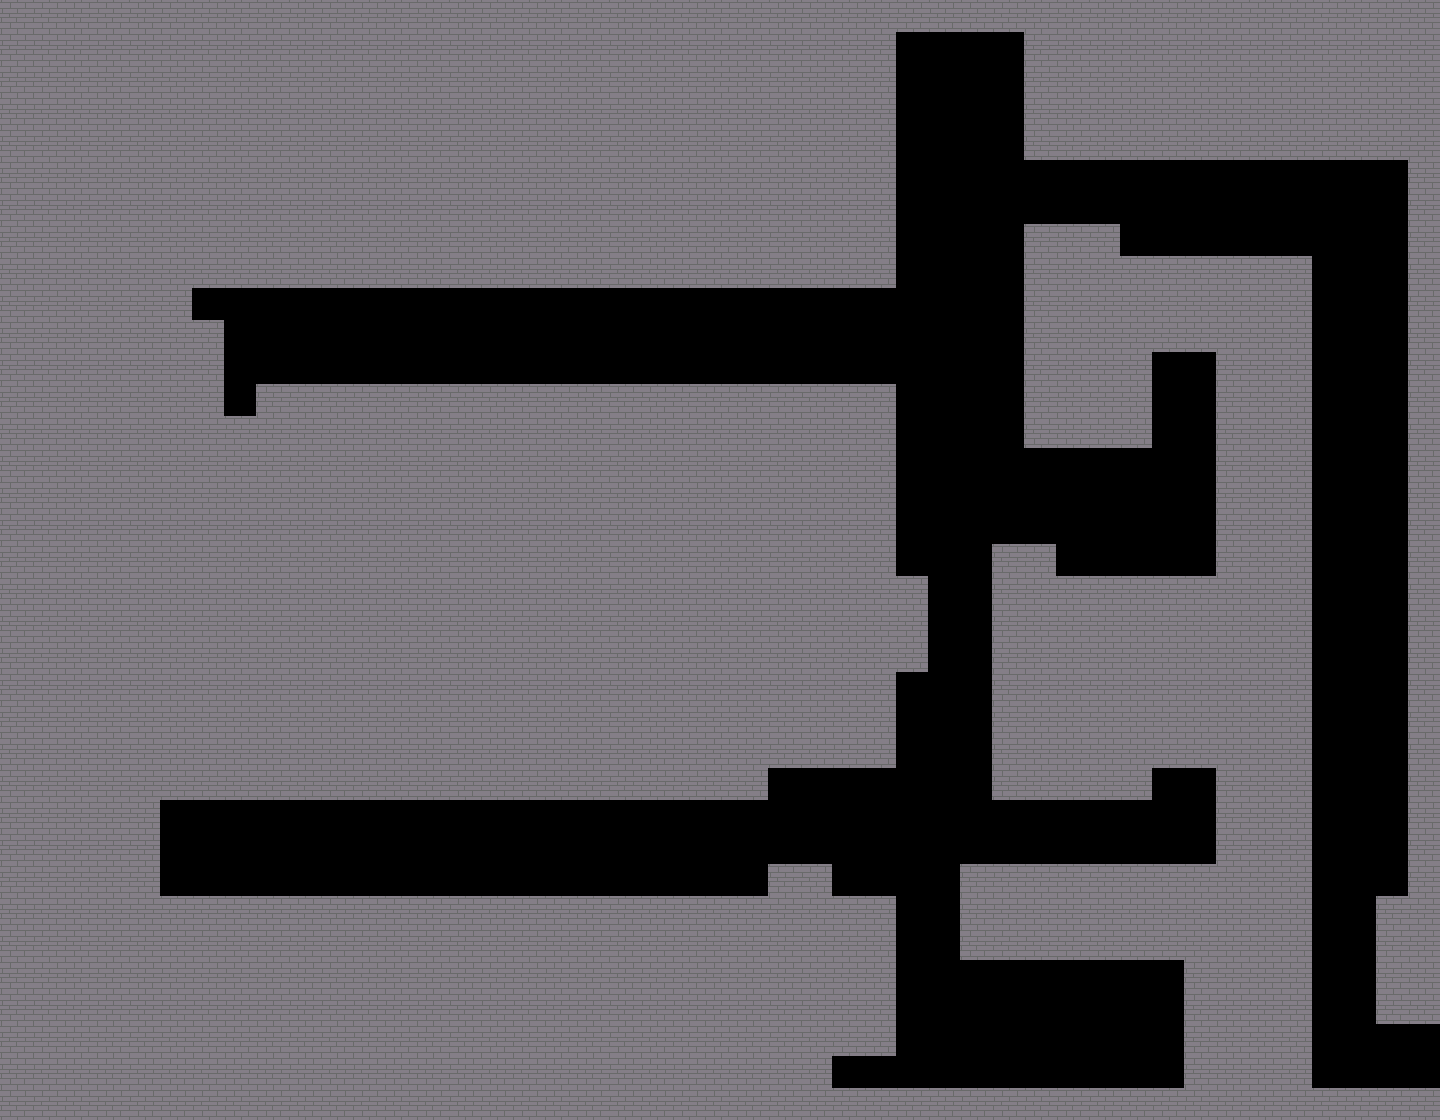

A level layout from a 2D game, rendered from its tile map. Below: a short description, then the map file with its tile-grid data intact:
An orthogonal 45x35 tile map with 32x32 px tiles, 1 tile layer (maze) and 1 object (bomb).

<map version="1.4" tiledversion="1.4.2" orientation="orthogonal" renderorder="right-down" width="45" height="35" tilewidth="32" tileheight="32" infinite="0" nextlayerid="3" nextobjectid="2">
 <editorsettings>
  <export format="json" />
 </editorsettings>
 <tileset firstgid="1" name="bricks" tilewidth="32" tileheight="32" tilecount="1" columns="1">
  <image source="bricks.png" width="32" height="32" />
 </tileset>
 <layer id="1" name="maze" width="45" height="35">
  <data encoding="csv">
1,1,1,1,1,1,1,1,1,1,1,1,1,1,1,1,1,1,1,1,1,1,1,1,1,1,1,1,1,1,1,1,1,1,1,1,1,1,1,1,1,1,1,1,1,
1,1,1,1,1,1,1,1,1,1,1,1,1,1,1,1,1,1,1,1,1,1,1,1,1,1,1,1,0,0,0,0,1,1,1,1,1,1,1,1,1,1,1,1,1,
1,1,1,1,1,1,1,1,1,1,1,1,1,1,1,1,1,1,1,1,1,1,1,1,1,1,1,1,0,0,0,0,1,1,1,1,1,1,1,1,1,1,1,1,1,
1,1,1,1,1,1,1,1,1,1,1,1,1,1,1,1,1,1,1,1,1,1,1,1,1,1,1,1,0,0,0,0,1,1,1,1,1,1,1,1,1,1,1,1,1,
1,1,1,1,1,1,1,1,1,1,1,1,1,1,1,1,1,1,1,1,1,1,1,1,1,1,1,1,0,0,0,0,1,1,1,1,1,1,1,1,1,1,1,1,1,
1,1,1,1,1,1,1,1,1,1,1,1,1,1,1,1,1,1,1,1,1,1,1,1,1,1,1,1,0,0,0,0,0,0,0,0,0,0,0,0,0,0,0,0,1,
1,1,1,1,1,1,1,1,1,1,1,1,1,1,1,1,1,1,1,1,1,1,1,1,1,1,1,1,0,0,0,0,0,0,0,0,0,0,0,0,0,0,0,0,1,
1,1,1,1,1,1,1,1,1,1,1,1,1,1,1,1,1,1,1,1,1,1,1,1,1,1,1,1,0,0,0,0,1,1,1,0,0,0,0,0,0,0,0,0,1,
1,1,1,1,1,1,1,1,1,1,1,1,1,1,1,1,1,1,1,1,1,1,1,1,1,1,1,1,0,0,0,0,1,1,1,1,1,1,1,1,1,0,0,0,1,
1,1,1,1,1,1,0,0,0,0,0,0,0,0,0,0,0,0,0,0,0,0,0,0,0,0,0,0,0,0,0,0,1,1,1,1,1,1,1,1,1,0,0,0,1,
1,1,1,1,1,1,1,0,0,0,0,0,0,0,0,0,0,0,0,0,0,0,0,0,0,0,0,0,0,0,0,0,1,1,1,1,1,1,1,1,1,0,0,0,1,
1,1,1,1,1,1,1,0,0,0,0,0,0,0,0,0,0,0,0,0,0,0,0,0,0,0,0,0,0,0,0,0,1,1,1,1,0,0,1,1,1,0,0,0,1,
1,1,1,1,1,1,1,0,1,1,1,1,1,1,1,1,1,1,1,1,1,1,1,1,1,1,1,1,0,0,0,0,1,1,1,1,0,0,1,1,1,0,0,0,1,
1,1,1,1,1,1,1,1,1,1,1,1,1,1,1,1,1,1,1,1,1,1,1,1,1,1,1,1,0,0,0,0,1,1,1,1,0,0,1,1,1,0,0,0,1,
1,1,1,1,1,1,1,1,1,1,1,1,1,1,1,1,1,1,1,1,1,1,1,1,1,1,1,1,0,0,0,0,0,0,0,0,0,0,1,1,1,0,0,0,1,
1,1,1,1,1,1,1,1,1,1,1,1,1,1,1,1,1,1,1,1,1,1,1,1,1,1,1,1,0,0,0,0,0,0,0,0,0,0,1,1,1,0,0,0,1,
1,1,1,1,1,1,1,1,1,1,1,1,1,1,1,1,1,1,1,1,1,1,1,1,1,1,1,1,0,0,0,0,0,0,0,0,0,0,1,1,1,0,0,0,1,
1,1,1,1,1,1,1,1,1,1,1,1,1,1,1,1,1,1,1,1,1,1,1,1,1,1,1,1,0,0,0,1,1,0,0,0,0,0,1,1,1,0,0,0,1,
1,1,1,1,1,1,1,1,1,1,1,1,1,1,1,1,1,1,1,1,1,1,1,1,1,1,1,1,1,0,0,1,1,1,1,1,1,1,1,1,1,0,0,0,1,
1,1,1,1,1,1,1,1,1,1,1,1,1,1,1,1,1,1,1,1,1,1,1,1,1,1,1,1,1,0,0,1,1,1,1,1,1,1,1,1,1,0,0,0,1,
1,1,1,1,1,1,1,1,1,1,1,1,1,1,1,1,1,1,1,1,1,1,1,1,1,1,1,1,1,0,0,1,1,1,1,1,1,1,1,1,1,0,0,0,1,
1,1,1,1,1,1,1,1,1,1,1,1,1,1,1,1,1,1,1,1,1,1,1,1,1,1,1,1,0,0,0,1,1,1,1,1,1,1,1,1,1,0,0,0,1,
1,1,1,1,1,1,1,1,1,1,1,1,1,1,1,1,1,1,1,1,1,1,1,1,1,1,1,1,0,0,0,1,1,1,1,1,1,1,1,1,1,0,0,0,1,
1,1,1,1,1,1,1,1,1,1,1,1,1,1,1,1,1,1,1,1,1,1,1,1,1,1,1,1,0,0,0,1,1,1,1,1,1,1,1,1,1,0,0,0,1,
1,1,1,1,1,1,1,1,1,1,1,1,1,1,1,1,1,1,1,1,1,1,1,1,0,0,0,0,0,0,0,1,1,1,1,1,0,0,1,1,1,0,0,0,1,
1,1,1,1,1,0,0,0,0,0,0,0,0,0,0,0,0,0,0,0,0,0,0,0,0,0,0,0,0,0,0,0,0,0,0,0,0,0,1,1,1,0,0,0,1,
1,1,1,1,1,0,0,0,0,0,0,0,0,0,0,0,0,0,0,0,0,0,0,0,0,0,0,0,0,0,0,0,0,0,0,0,0,0,1,1,1,0,0,0,1,
1,1,1,1,1,0,0,0,0,0,0,0,0,0,0,0,0,0,0,0,0,0,0,0,1,1,0,0,0,0,1,1,1,1,1,1,1,1,1,1,1,0,0,0,1,
1,1,1,1,1,1,1,1,1,1,1,1,1,1,1,1,1,1,1,1,1,1,1,1,1,1,1,1,0,0,1,1,1,1,1,1,1,1,1,1,1,0,0,1,1,
1,1,1,1,1,1,1,1,1,1,1,1,1,1,1,1,1,1,1,1,1,1,1,1,1,1,1,1,0,0,1,1,1,1,1,1,1,1,1,1,1,0,0,1,1,
1,1,1,1,1,1,1,1,1,1,1,1,1,1,1,1,1,1,1,1,1,1,1,1,1,1,1,1,0,0,0,0,0,0,0,0,0,1,1,1,1,0,0,1,1,
1,1,1,1,1,1,1,1,1,1,1,1,1,1,1,1,1,1,1,1,1,1,1,1,1,1,1,1,0,0,0,0,0,0,0,0,0,1,1,1,1,0,0,1,1,
1,1,1,1,1,1,1,1,1,1,1,1,1,1,1,1,1,1,1,1,1,1,1,1,1,1,1,1,0,0,0,0,0,0,0,0,0,1,1,1,1,0,0,0,0,
1,1,1,1,1,1,1,1,1,1,1,1,1,1,1,1,1,1,1,1,1,1,1,1,1,1,0,0,0,0,0,0,0,0,0,0,0,1,1,1,1,0,0,0,0,
1,1,1,1,1,1,1,1,1,1,1,1,1,1,1,1,1,1,1,1,1,1,1,1,1,1,1,1,1,1,1,1,1,1,1,1,1,1,1,1,1,1,1,1,1
</data>
 </layer>
 <objectgroup id="2" name="spawn">
  <object id="1" name="bomb" x="270.152" y="349.182">
   <point />
  </object>
 </objectgroup>
</map>
